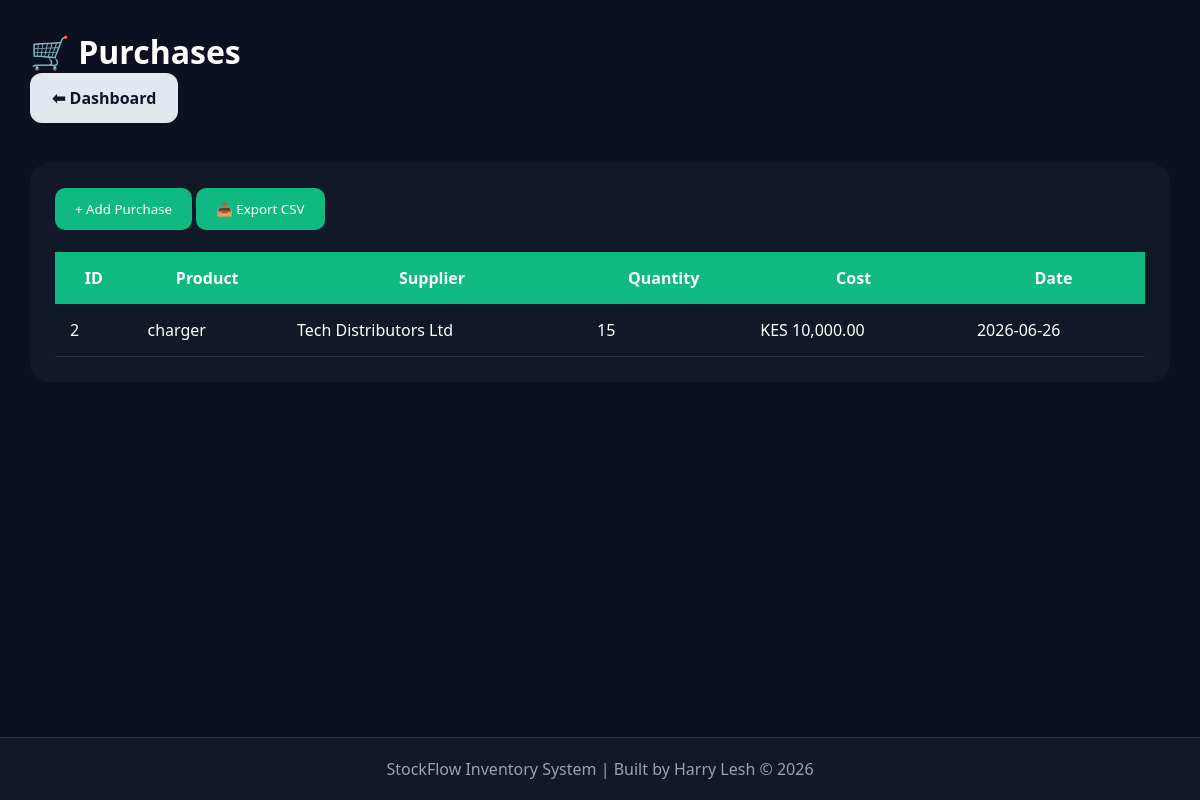
Screenshot of /purchases (signed in) with the database file from the repository.
### tables this page shows
CREATE TABLE purchases(
       id INTEGER PRIMARY KEY AUTOINCREMENT,
        product_id INTEGER NOT NULL,
        supplier_id INTEGER NOT NULL,
        quantity INTEGER NOT NULL,
        cost REAL NOT NULL,
        purchase_date TEXT NOT NULL
    );

CREATE TABLE products(
        id INTEGER PRIMARY KEY AUTOINCREMENT,
        name TEXT NOT NULL,
        category TEXT NOT NULL,
        stock INTEGER NOT NULL,
        price REAL NOT NULL
    );

CREATE TABLE suppliers(
        id INTEGER PRIMARY KEY AUTOINCREMENT,
        name TEXT NOT NULL,
        phone TEXT NOT NULL,
        email TEXT NOT NULL,
        address TEXT NOT NULL
    );

CREATE TABLE settings(

        id INTEGER PRIMARY KEY,

        company_name TEXT,

        company_email TEXT,

        company_phone TEXT,

        company_address TEXT,

        company_website TEXT,

        currency TEXT,

        tax_rate REAL,

        low_stock INTEGER,

        dark_mode INTEGER,

        email_alerts INTEGER,

        sales_alerts INTEGER,

        purchase_alerts INTEGER,

        stock_alerts INTEGER

    );

### routes/purchases.py (the view)
@purchases_bp.route("/purchases")
@login_required
@roles_required("Administrator", "Manager", "Store Keeper")
def purchases():
    conn = get_connection()
    cursor = conn.cursor()
    cursor.execute("""
        SELECT
            purchases.id,
            products.name,
            suppliers.name,
            purchases.quantity,
            purchases.cost,
            purchases.purchase_date
        FROM purchases
        JOIN products
        ON purchases.product_id = products.id
        JOIN suppliers
        ON purchases.supplier_id = suppliers.id
        ORDER BY purchases.id DESC
    """)
    purchases = cursor.fetchall()
    conn.close()
    return render_template(
        "purchases.html",
        purchases=purchases
    )

### app.py (called while the page is built)
@app.context_processor
def inject_settings():
    conn = get_connection()
    cursor = conn.cursor()
    cursor.execute("""
        SELECT currency
        FROM settings
        LIMIT 1
    """)
    row = cursor.fetchone()
    conn.close()
    currency = "KES"
    if row and row[0]:
        currency = row[0]
    return dict(currency=currency)

@app.template_filter("currency")
def currency(value):
    try:
        return "{:,.2f}".format(float(value))
    except (ValueError, TypeError):
        return "0.00"

### database/models.py (called while the page is built)
def get_connection():
    conn = sqlite3.connect(DB_NAME)
    conn.row_factory = sqlite3.Row
    return conn

### templates/purchases.html
{% extends "layout.html" %}
{% block content %}
<div class="page-container">
    <h1>🛒 Purchases</h1>
    <a href="/dashboard" class="back-btn">
        ⬅ Dashboard
    </a>
    <div class="table-card">
        <a href="/add-purchase">
            <button class="btn-green">
                + Add Purchase
            </button>
        </a>
        <a href="/export-sales">
            <button class="btn-green">
                📥 Export CSV
            </button>
        </a>
        <br><br>
        <table>
            <thead>
                <tr>
                    <th>ID</th>
                    <th>Product</th>
                    <th>Supplier</th>
                    <th>Quantity</th>
                    <th>Cost</th>
                    <th>Date</th>
                </tr>
            </thead>
            <tbody>
                {% for purchase in purchases %}
                <tr>
                    <td>{{ purchase[0] }}</td>
                    <td>{{ purchase[1] }}</td>
                    <td>{{ purchase[2] }}</td>
                    <td>{{ purchase[3] }}</td>
                    <td>{{ currency }} {{ purchase[4]|currency }}</td>
                    <td>{{ purchase[5] }}</td>
                </tr>
                {% endfor %}
            </tbody>
        </table>
    </div>
</div>
{% endblock %}

### static/css/style.css (style rules this page uses)
* { margin: 0; padding: 0; box-sizing: border-box; font-family: 'Segoe UI', sans-serif; }
body { background: #0b1120; color: white; min-height: 100vh; display: flex; flex-direction: column; }
.page-container { padding: 30px; }
.table-card { background: #111827; padding: 25px; border-radius: 20px; margin-top: 20px; }
table { width: 100%; border-collapse: collapse; }
th { background: #10b981; padding: 15px; }
td { padding: 15px; border-bottom: 1px solid #233045; }
.btn-green { background: #10b981; color: white; border: none; padding: 12px 20px; border-radius: 10px; cursor: pointer; }
.back-btn { display: inline-block; margin-bottom: 20px; padding: 10px 20px; background: #374151; color: white; text-decoration: none; border-radius: 10px; transition: .3s; font-weight: 600; }

### static/css/profile.css (style rules this page uses)
.back-btn { background: #64748b; color: white; text-decoration: none; padding: 14px 26px; border-radius: 12px; transition: .3s; }

### static/css/settings.css (style rules this page uses)
.back-btn { display: inline-block; text-decoration: none; background: #e2e8f0; color: #0f172a; padding: 14px 22px; border-radius: 12px; font-weight: bold; transition: .3s; }
.save-btn, .reset-btn, .secondary-btn, .back-btn { transition: all .3s ease; }

### rows the page displays
purchases: id "2", name "charger", name "Tech Distributors Ltd", quantity "15", cost "10,000.00", purchase_date "2026-06-26"
settings: currency "KES"
